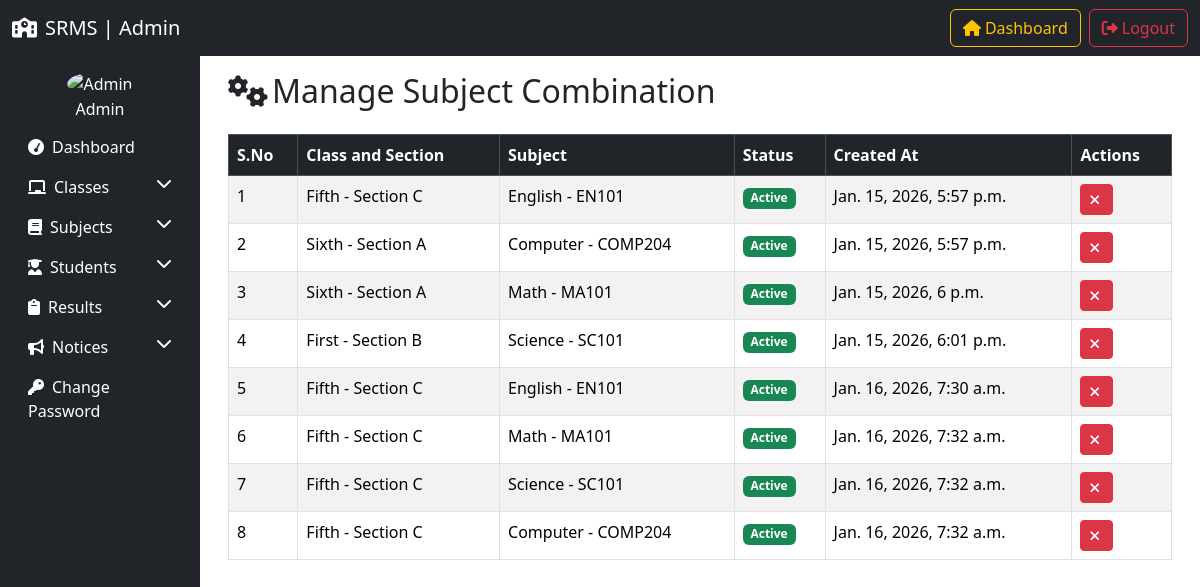
Page /manage_subject_combination/ on the committed database.
### resultapp/models.py (models this page shows, shortened)
class SubjectCombination(models.Model):
    student_class=models.ForeignKey(Class,on_delete=models.SET_NULL,null=True)
    subject=models.ForeignKey(Subject,on_delete=models.SET_NULL,null=True)
    created_date=models.DateTimeField(auto_now_add=True)
    updated_date=models.DateTimeField(auto_now=True)
    status=models.IntegerField(default=1)

class Class(models.Model):
    class_name=models.CharField(max_length=50)
    class_numeric=models.IntegerField()
    section=models.CharField(max_length=20)
    created_at=models.DateTimeField(auto_now_add=True)
    updated_at=models.DateTimeField(auto_now=True)

class Subject(models.Model):
    subject_name=models.CharField(max_length=50)
    subject_code=models.CharField(max_length=20)
    created_at=models.DateTimeField(auto_now_add=True)
    updated_at=models.DateTimeField(auto_now=True)

### resultapp/views.py (the view, shortened to what this page needs)
# urls.py: path("manage_subject_combination/",manage_subject_combination,name="manage_subject_combination"),
def manage_subject_combination(request):
    combinations=SubjectCombination.objects.all()
    return render(request,'manage_subject_combination.html',locals())

### resultapp/templates/manage_subject_combination.html (shortened to what this page needs)
{%extends 'admin_base.html'%}
{%block content%}
<div class="container-fluid">
    <h2 class="mb-4"><i class="fas fa-cogs me-1"></i>Manage Subject Combination</h2>
    <table class="table table-bordered table-striped">
        <thead class="table-dark">
            <tr>
                <th>S.No</th>
                <th>Class and Section</th>
                <th>Subject</th>
                <th>Status</th>
                <th>Created At</th>
                <th>Actions</th>
            </tr>
        </thead>
        <tbody>
            {%for i in combinations%}
            <tr>
                <td>{{forloop.counter}}</td>
                <td>{{i.student_class.class_name}} - Section {{i.student_class.section}}</td>
                <td>{{i.subject.subject_name}} - {{i.subject.subject_code}}</td>
                <td>
                    {% if i.status == 1 %}
                    <span class="badge bg-success">Active</span>
                    {% else %}
                    <span class="badge bg-danger">Inactive</span>
                    {% endif %}
                </td>
                <td>{{i.created_date }}</td>
                <td>
                    {% if i.status == 1 %}
                    <a href="?deactivate_id={{ i.id }}" class="btn btn-danger btn-sm"
                        onclick="return confirm('Deactivate this subject combination?')">
                        <i class="fas fa-times me-1"></i>
                    </a>
                    {% else %}
                    <a href="?activate_id={{ i.id }}" class="btn btn-success btn-sm"
                        onclick="return confirm('Activate this subject combination?')">
                        <i class="fas fa-check me-1"></i>
                    </a>
                    {% endif %}
                </td>
            </tr>
            {% empty %}
            <tr>
                <td colspan="6" class="text-center">No subjects found</td>
            </tr>
            {%endfor%}
        </tbody>
    </table>
</div>
{%endblock%}

### resultapp/templates/admin_base.html (shortened to what this page needs)
<!DOCTYPE html>
<html lang="en">
<head>
    <link rel="stylesheet" href="https://cdnjs.cloudflare.com/ajax/libs/font-awesome/6.5.1/css/all.min.css"
 />
    <link href="https://cdn.jsdelivr.net/npm/bootstrap@5.3.3/dist/css/bootstrap.min.css" rel="stylesheet"
>
</head>
<body>
    {% include 'admin_navbar.html' %}
    <div class="container-fluid">
        <div class="row">
            {% include 'admin_sidebar.html' %}
            <main class="col-md-9 col-lg-10 p-3">
                {%block content%}{%endblock%}
            </main>
        </div>
    </div>
</body>
</html>

### resultapp/templates/admin_navbar.html (shortened to what this page needs)
<nav class="navbar navbar-expand-lg navbar-dark bg-dark">
    <div class="container-fluid">
        <a class="navbar-brand" href="#"><i class="fas fa-school me-2"></i>SRMS | Admin</a>
        <div class="collapse navbar-collapse justify-content-end" id="navbarSupportedContent">
            <ul class="navbar-nav gap-2 mt-2 mt-lg-0">
                <li class="nav-item">
                    <a class="btn btn-outline-warning w-100" aria-current="page" href="{% url 'admin_dashboard' %}"><i
                            class="fas fa-home me-1"></i>Dashboard</a>
                </li>
                <li class="nav-item">
                    <a class="btn btn-outline-danger w-100" href="{% url 'admin_logout' %}"><i
                            class="fas fa-sign-out-alt me-1"></i>Logout</a>
                </li>
            </ul>
        </div>
    </div>
</nav>

### resultapp/templates/admin_sidebar.html (shortened to what this page needs)
{%load static%}
<nav class="col-md-3 col-lg-2 sidebar bg-dark collapse d-md-block pt-3">
    <div class="text-white text-center">
        <img src="{%static 'male.png' %}" alt="Admin" class="rounded-circle mb-1" width="80">
        <h6>Admin</h6>
    </div>
    <ul class="nav flex-column">
        <li class="nav-item">
            <a class="nav-link" href="{%url 'admin_dashboard'%}"><i class="fas fa-tachometer me-2"></i>Dashboard</a>
        </li>
        <li class="nav-item">
            <a class="nav-link" href="#classesMenu" data-bs-toggle="collapse"><i
                    class="fas fa-chalkboard me-2"></i>Classes <i class="fas fa-chevron-down float-end"></i></a>
        </li>
        <li class="nav-item">
            <a class="nav-link" href="#subjectMenu" data-bs-toggle="collapse"><i class="fas fa-book me-2"></i>Subjects
                <i class="fas fa-chevron-down float-end"></i></a>
        </li>
        <li class="nav-item">
            <a class="nav-link" href="#studentMenu" data-bs-toggle="collapse"><i
                    class="fas fa-user-graduate me-2"></i>Students <i class="fas fa-chevron-down float-end"></i></a>
        </li>
        <li class="nav-item">
            <a class="nav-link" href="#resultsMenu" data-bs-toggle="collapse"><i
                    class="fas fa-clipboard me-2"></i>Results <i class="fas fa-chevron-down float-end"></i></a>
        </li>
        <li class="nav-item">
            <a class="nav-link" href="#noticesMenu" data-bs-toggle="collapse"><i
                    class="fas fa-bullhorn me-2"></i>Notices
                <i class="fas fa-chevron-down float-end"></i></a>
        </li>
        <li class="nav-item">
            <a href="/change_password" class="nav-link"><i class="fas fa-key me-2"></i>Change Password</a>
        </li>
    </ul>
</nav>

### resultapp/templates/admin_sidebar.html (style rules this page uses)
.sidebar { min-height: 100vh; }
.sidebar .nav-link { color: #fff; }

### rows in the picture
SubjectCombination: student_class.class_name "Fifth", student_class.section "C", subject.subject_name "English", subject.subject_code "EN101", status "Active", created_date "Jan. 15, 2026, 5:57 p.m."
SubjectCombination: student_class.class_name "Sixth", student_class.section "A", subject.subject_name "Computer", subject.subject_code "COMP204", status "Active", created_date "Jan. 15, 2026, 5:57 p.m."
SubjectCombination: student_class.class_name "Sixth", student_class.section "A", subject.subject_name "Math", subject.subject_code "MA101", status "Active", created_date "Jan. 15, 2026, 6 p.m."
SubjectCombination: student_class.class_name "First", student_class.section "B", subject.subject_name "Science", subject.subject_code "SC101", status "Active", created_date "Jan. 15, 2026, 6:01 p.m."
SubjectCombination: student_class.class_name "Fifth", student_class.section "C", subject.subject_name "English", subject.subject_code "EN101", status "Active", created_date "Jan. 16, 2026, 7:30 a.m."
SubjectCombination: student_class.class_name "Fifth", student_class.section "C", subject.subject_name "Math", subject.subject_code "MA101", status "Active", created_date "Jan. 16, 2026, 7:32 a.m."
SubjectCombination: student_class.class_name "Fifth", student_class.section "C", subject.subject_name "Science", subject.subject_code "SC101", status "Active", created_date "Jan. 16, 2026, 7:32 a.m."
SubjectCombination: student_class.class_name "Fifth", student_class.section "C", subject.subject_name "Computer", subject.subject_code "COMP204", status "Active", created_date "Jan. 16, 2026, 7:32 a.m."
